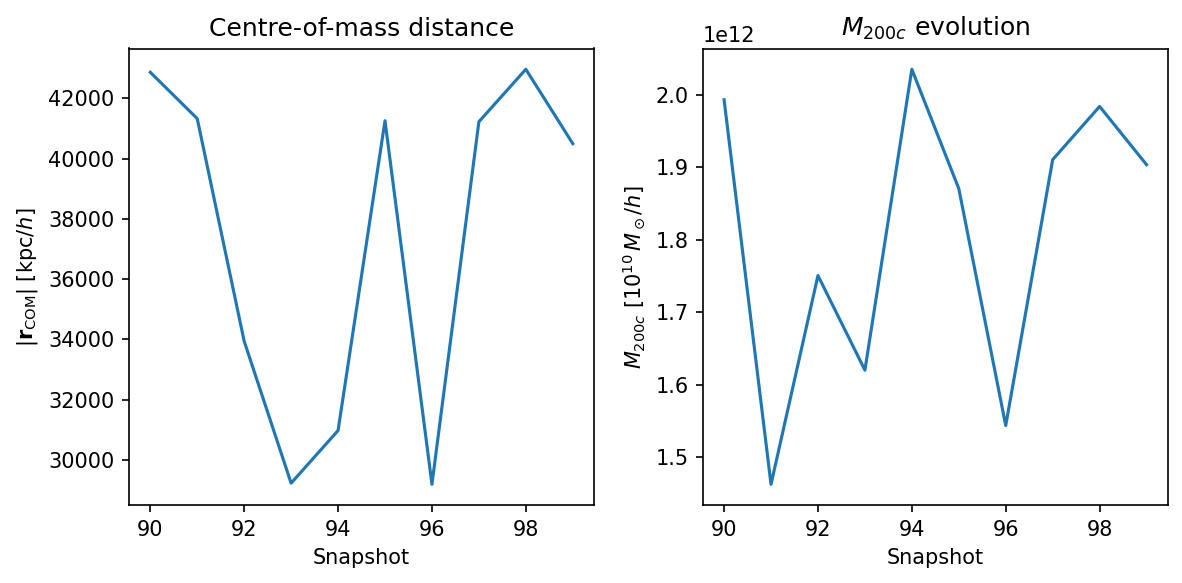

Here is the Python script that generated this plot:
#!/usr/bin/env python
"""
halo_evolution.py — Plot halo centre-of-mass position and M_200c evolution,
plus 2-D particle density projections for a sequence of TNG snapshots.

This script is derived from ``halo_evolution.ipynb`` and exposes the same
two figures via a command-line interface:

Figure 1 (notebook code-cell 6):
    Two-panel plot showing (left) the norm of the halo centre-of-mass
    position and (right) M_200c as a function of snapshot index.

Figure 2 (notebook code-cell 9/10):
    For every snapshot in the requested range, a two-panel 2-D histogram
    of the host and fuzz particle distributions.

Usage
-----
    python halo_evolution.py <DATAFILE_TEMPLATE> [--snap-start 79] [--nsnaps 20] [--outdir ./figures]

where ``DATAFILE_TEMPLATE`` is a format-string with a single ``{:03d}``
placeholder for the snapshot number, e.g.::

    ./halo2/galaxies_tng50-3-dark_{:03d}.hdf5

Bug-fixes applied relative to the original notebook
----------------------------------------------------
1. ``Mcrit200`` now builds the file path from the *snap* argument instead
   of relying on a stale global ``DATAFILE``.
2. Removed dead ``particle_mass`` double-assignment (kept only TNG50-3 value).
3. Removed unused ``halos_particle_selection`` variable.
4. All HDF5 files are opened inside context managers (``with`` blocks).
5. ``find_key_coordinates`` raises ``KeyError`` with a clear message when
   the expected datasets are not found, rather than failing with
   ``UnboundLocalError``.
6. File-path template is passed explicitly instead of being hard-coded.
"""

from __future__ import annotations

import argparse
import os
from pathlib import Path
from typing import Optional

import h5py
import matplotlib.pyplot as plt
import numpy as np
from matplotlib.colors import LogNorm


# ---------------------------------------------------------------------------
# Data helpers
# ---------------------------------------------------------------------------

def com_halo(datafile_template: str, snap: int) -> np.ndarray:
    """Return the centre-of-mass position of the first group in *snap*.

    Parameters
    ----------
    datafile_template : str
        Format string for the HDF5 file path, e.g.
        ``'./halo2/galaxies_tng50-3-dark_{:03d}.hdf5'``.
    snap : int
        Snapshot number.

    Returns
    -------
    np.ndarray
        Shape-(3,) array with the (x, y, z) group position in kpc/h.
    """
    datafile = datafile_template.format(snap)
    with h5py.File(datafile, "r") as f:
        return np.array(f["catgrp_GroupPos"][0])


def mcrit200(datafile_template: str, snap: int) -> float:
    """Return M_Crit200 for the first group in *snap*.

    Parameters
    ----------
    datafile_template : str
        Format string for the HDF5 file path.
    snap : int
        Snapshot number.

    Returns
    -------
    float
        M_200c in 1e10 Msun/h (IllustrisTNG units).

    Notes
    -----
    **Bug-fix**: the original notebook always read from a global ``DATAFILE``
    instead of building the path from *snap*.
    """
    datafile = datafile_template.format(snap)
    with h5py.File(datafile, "r") as f:
        return float(np.array(f["catgrp_Group_M_Crit200"][0]))


def find_key_coordinates(f: h5py.File) -> tuple[str, str]:
    """Locate the host-particle and fuzz-particle coordinate datasets.

    Searches all top-level keys in *f* for names ending with
    ``'ptldm_Coordinates'`` (host) and ``'fuzz_Coordinates'`` (fuzz).

    Parameters
    ----------
    f : h5py.File
        An open HDF5 file handle.

    Returns
    -------
    tuple[str, str]
        ``(host_key, fuzz_key)``

    Raises
    ------
    KeyError
        If either key pattern is not found.
    """
    k_all: Optional[str] = None
    k_fuzz: Optional[str] = None

    for key in f.keys():
        if key.endswith("ptldm_Coordinates"):
            k_all = key
        elif key.endswith("fuzz_Coordinates"):
            k_fuzz = key

    if k_all is None:
        raise KeyError(
            "No dataset ending with 'ptldm_Coordinates' found in "
            f"{list(f.keys())}"
        )
    if k_fuzz is None:
        raise KeyError(
            "No dataset ending with 'fuzz_Coordinates' found in "
            f"{list(f.keys())}"
        )
    return k_all, k_fuzz


# ---------------------------------------------------------------------------
# Plotting
# ---------------------------------------------------------------------------

def plot_evolution(
    datafile_template: str,
    snap_start: int = 79,
    nsnaps: int = 20,
) -> plt.Figure:
    """Create a two-panel figure of COM position norm and M_200c vs snapshot.

    This reproduces **code-cell 6** (the plot in code-cell 8 of the full
    notebook numbering).

    Parameters
    ----------
    datafile_template : str
        Format string for the HDF5 file path.
    snap_start : int
        First snapshot number (inclusive).
    nsnaps : int
        Number of consecutive snapshots to process.

    Returns
    -------
    matplotlib.figure.Figure
    """
    pos_com = np.zeros((nsnaps, 3))
    m_200c = np.zeros(nsnaps)
    snap_indices = np.arange(snap_start, snap_start + nsnaps)

    for j, snap in enumerate(snap_indices):
        pos_com[j] = com_halo(datafile_template, snap)
        m_200c[j] = mcrit200(datafile_template, snap)

    fig, ax = plt.subplots(1, 2, figsize=(8, 4))

    ax[0].plot(snap_indices, np.linalg.norm(pos_com, axis=1))
    ax[0].set_xlabel("Snapshot")
    ax[0].set_ylabel(r"$|\mathbf{r}_{\rm COM}|$ [kpc/$h$]")
    ax[0].set_title("Centre-of-mass distance")

    ax[1].plot(snap_indices, m_200c)
    ax[1].set_xlabel("Snapshot")
    ax[1].set_ylabel(r"$M_{200c}$ [$10^{10}\,M_\odot/h$]")
    ax[1].set_title(r"$M_{200c}$ evolution")

    fig.tight_layout()
    return fig


def plot_halo_particles(
    datafile_template: str,
    snap: int,
    xlim: tuple[float, float] = (-400, 400),
    ylim: tuple[float, float] = (-400, 400),
    nbins: int = 200,
) -> plt.Figure:
    """Create a two-panel 2-D histogram of host and fuzz particles.

    This reproduces **code-cell 9** (the ``plot_halo_particles`` function
    in code-cell 11 of the full notebook numbering).

    Parameters
    ----------
    datafile_template : str
        Format string for the HDF5 file path.
    snap : int
        Snapshot number.
    xlim, ylim : tuple[float, float]
        Axis limits in kpc/h.
    nbins : int
        Number of histogram bins per axis.

    Returns
    -------
    matplotlib.figure.Figure
    """
    # TNG50-3 dark particle mass (Msun)
    # Reference: Table 1 in https://arxiv.org/pdf/1504.00362
    particle_mass = 4.8e8  # noqa: F841 – kept for reference

    datafile = datafile_template.format(snap)
    with h5py.File(datafile, "r") as f:
        coord_key, fuzz_key = find_key_coordinates(f)
        pos = np.array(f[coord_key])
        pos_fuzz = np.array(f[fuzz_key])

    fig, ax = plt.subplots(1, 2, figsize=(8, 4), sharey=True)

    # Host particles
    ax[0].text(
        xlim[0] + 0.25 * (xlim[1] - xlim[0]),
        ylim[0] + 0.05 * (ylim[1] - ylim[0]),
        f"Npart={len(pos)}",
        color="white",
    )
    ax[0].hist2d(pos[:, 0], pos[:, 1], bins=nbins, norm=LogNorm(), cmap="twilight")
    ax[0].set_xlim(xlim)
    ax[0].set_ylim(ylim)
    ax[0].set_title(f"Host particles {snap:03d}")
    ax[0].set_xlabel("x [kpc/$h$]")
    ax[0].set_ylabel("y [kpc/$h$]")

    # Fuzz particles
    ax[1].text(
        xlim[0] + 0.25 * (xlim[1] - xlim[0]),
        ylim[0] + 0.05 * (ylim[1] - ylim[0]),
        f"Npart={len(pos_fuzz)}",
        color="white",
    )
    ax[1].hist2d(
        pos_fuzz[:, 0], pos_fuzz[:, 1], bins=nbins, norm=LogNorm(), cmap="twilight"
    )
    ax[1].set_xlim(xlim)
    ax[1].set_ylim(ylim)
    ax[1].set_title(f"Fuzz particles {snap:03d}")
    ax[1].set_xlabel("x [kpc/$h$]")

    fig.tight_layout()
    return fig


# ---------------------------------------------------------------------------
# CLI
# ---------------------------------------------------------------------------

def parse_args() -> argparse.Namespace:
    """Parse command-line arguments.

    Returns
    -------
    argparse.Namespace
    """
    parser = argparse.ArgumentParser(
        description="Plot halo evolution and particle density projections.",
        formatter_class=argparse.RawDescriptionHelpFormatter,
        epilog=__doc__,
    )
    parser.add_argument(
        "datafile",
        type=str,
        help=(
            "Format-string path to the HDF5 snapshots, e.g. "
            "'./halo2/galaxies_tng50-3-dark_{:03d}.hdf5'.  "
            "Must contain a single {:03d} placeholder for the snap number."
        ),
    )
    parser.add_argument(
        "--snap-start",
        type=int,
        default=79,
        help="First snapshot index for the evolution plot (default: 79).",
    )
    parser.add_argument(
        "--nsnaps",
        type=int,
        default=20,
        help="Number of consecutive snapshots for the evolution plot (default: 20).",
    )
    parser.add_argument(
        "--particle-snap-start",
        type=int,
        default=None,
        help=(
            "First snapshot for particle projection plots.  "
            "Defaults to --snap-start."
        ),
    )
    parser.add_argument(
        "--particle-nsnaps",
        type=int,
        default=None,
        help=(
            "Number of snapshots for particle projection plots.  "
            "Defaults to --nsnaps."
        ),
    )
    parser.add_argument(
        "--outdir",
        type=str,
        default="./figures",
        help="Directory for saved figures (default: ./figures).",
    )
    parser.add_argument(
        "--no-show",
        action="store_true",
        help="Do not call plt.show(); useful for batch runs.",
    )
    return parser.parse_args()


def main() -> None:
    """Entry point for the halo-evolution analysis script."""
    args = parse_args()

    outdir = Path(args.outdir)
    outdir.mkdir(parents=True, exist_ok=True)

    # Optionally apply EXPtools style if available
    try:
        import EXPtools
        EXPtools.use_exptools_style(usetex=True)
    except ImportError:
        pass

    # --- Figure 1: evolution plot (notebook code-cell 6) ---
    fig_evo = plot_evolution(
        args.datafile,
        snap_start=args.snap_start,
        nsnaps=args.nsnaps,
    )
    evo_path = outdir / "halo_evolution.png"
    fig_evo.savefig(evo_path, dpi=150, bbox_inches="tight")
    print(f"Saved evolution figure → {evo_path}")

    # --- Figure 2: particle projections (notebook code-cell 9) ---
    p_start = args.particle_snap_start if args.particle_snap_start is not None else args.snap_start
    p_nsnaps = args.particle_nsnaps if args.particle_nsnaps is not None else args.nsnaps

    for snap in range(p_start, p_start + p_nsnaps):
        datafile = args.datafile.format(snap)
        if not os.path.isfile(datafile):
            print(f"  [skip] {datafile} not found")
            continue
        fig_part = plot_halo_particles(args.datafile, snap)
        part_path = outdir / f"halo_particles_{snap:03d}.png"
        fig_part.savefig(part_path, dpi=150, bbox_inches="tight")
        plt.close(fig_part)
        print(f"  Saved particle figure → {part_path}")

    if not args.no_show:
        plt.show()


if __name__ == "__main__":
    main()
